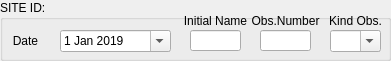
   <widget class="QGroupBox" name="groupBox_3">
    <property name="geometry">
     <rect>
      <x>10</x>
      <y>90</y>
      <width>391</width>
      <height>61</height>
     </rect>
    </property>
    <property name="title">
     <string>SITE ID:</string>
    </property>
    <widget class="QLineEdit" name="Observation_Number_LE">
     <property name="geometry">
      <rect>
       <x>260</x>
       <y>30</y>
       <width>51</width>
       <height>21</height>
      </rect>
     </property>
     <property name="alignment">
      <set>Qt::AlignRight|Qt::AlignTrailing|Qt::AlignVCenter</set>
     </property>
    </widget>
    <widget class="QLabel" name="label_10">
     <property name="geometry">
      <rect>
       <x>180</x>
       <y>10</y>
       <width>71</width>
       <height>21</height>
      </rect>
     </property>
     <property name="text">
      <string>Initial Name</string>
     </property>
     <property name="alignment">
      <set>Qt::AlignCenter</set>
     </property>
    </widget>
    <widget class="QLabel" name="label_9">
     <property name="geometry">
      <rect>
       <x>0</x>
       <y>30</y>
       <width>51</width>
       <height>21</height>
      </rect>
     </property>
     <property name="text">
      <string>Date</string>
     </property>
     <property name="alignment">
      <set>Qt::AlignCenter</set>
     </property>
    </widget>
    <widget class="QDateEdit" name="Date_CB">
     <property name="geometry">
      <rect>
       <x>60</x>
       <y>30</y>
       <width>111</width>
       <height>22</height>
      </rect>
     </property>
     <property name="calendarPopup">
      <bool>true</bool>
     </property>
     <property name="date">
      <date>
       <year>2019</year>
       <month>1</month>
       <day>1</day>
      </date>
     </property>
    </widget>
    <widget class="QLabel" name="label_11">
     <property name="geometry">
      <rect>
       <x>250</x>
       <y>10</y>
       <width>71</width>
       <height>21</height>
      </rect>
     </property>
     <property name="text">
      <string>Obs.Number</string>
     </property>
     <property name="alignment">
      <set>Qt::AlignCenter</set>
     </property>
    </widget>
    <widget class="QLineEdit" name="Initial_Name_LE">
     <property name="geometry">
      <rect>
       <x>190</x>
       <y>30</y>
       <width>51</width>
       <height>21</height>
      </rect>
     </property>
     <property name="alignment">
      <set>Qt::AlignRight|Qt::AlignTrailing|Qt::AlignVCenter</set>
     </property>
    </widget>
    <widget class="QLabel" name="label_12">
     <property name="geometry">
      <rect>
       <x>320</x>
       <y>10</y>
       <width>71</width>
       <height>21</height>
      </rect>
     </property>
     <property name="text">
      <string>Kind Obs.</string>
     </property>
     <property name="alignment">
      <set>Qt::AlignCenter</set>
     </property>
    </widget>
    <widget class="QComboBox" name="Kind_Observation_CB">
     <property name="geometry">
      <rect>
       <x>330</x>
       <y>30</y>
       <width>51</width>
       <height>22</height>
      </rect>
     </property>
     <property name="editable">
      <bool>true</bool>
     </property>
    </widget>
   </widget>
